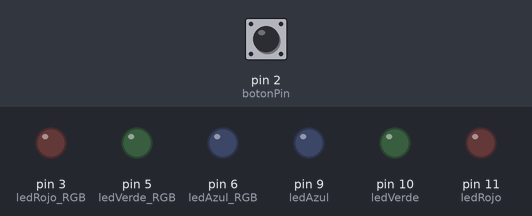
Bench run of a sketch on a simulated Arduino Uno, built with avr-gcc and run on an emulated ATmega328P. Shown: output pins drawn as LEDs (lit = HIGH). Dashed ring = blinking. The inputs (shaded band) are chosen by the test bench; at power-on: pin 2 (botonPin) HIGH.

Above: at 1.2 s.
1.3 s: pin 2 (botonPin) pulled LOW for 1 s
At 3.0 s:
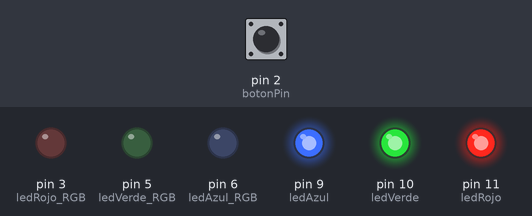
4.3 s: pin 2 (botonPin) pulled LOW for 0.15 s
At 4.7 s:
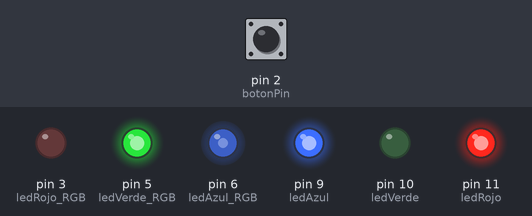
5.9 s: pin 2 (botonPin) pulled LOW for 3.2 s
At 9.4 s:
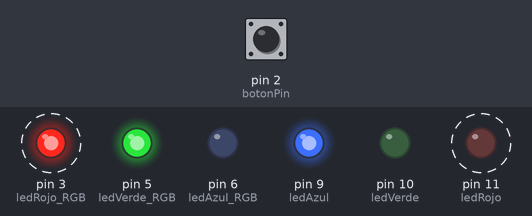
Timing chart, 0 to 10.9 s (numbered marks = the images above; inputs shaded):
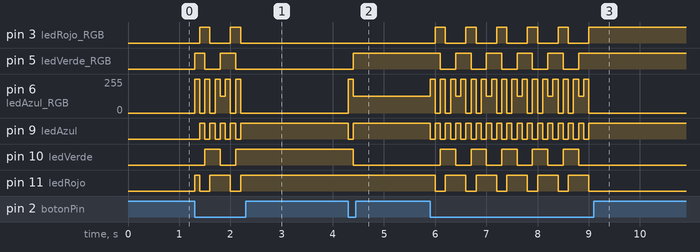

Measured:
- after the input at 1.3 s, pin 3 (ledRojo_RGB): alternates HIGH for 0.20 s and LOW for 0.40 s, 4 changes in all, then stays LOW, starting after 0.10 s; pin 5 (ledVerde_RGB): LOW → HIGH at once, → LOW 0.20 s later, → HIGH 0.30 s later, → LOW 0.30 s later
- after the input at 4.3 s, pin 5 (ledVerde_RGB): LOW → HIGH after 0.10 s; pin 6 (ledAzul_RGB): 0/255 → 255/255 at once, → 127/255 0.10 s later; pin 9 (ledAzul): HIGH → LOW at once, → HIGH 0.10 s later; pin 10 (ledVerde): HIGH → LOW after 0.10 s
- after the input at 5.9 s, pin 3 (ledRojo_RGB): alternates HIGH for 0.20 s and LOW for 0.40 s, 11 changes in all, then stays HIGH, starting after 0.10 s; pin 5 (ledVerde_RGB): alternates HIGH for 0.30 s and LOW for 0.30 s, 10 changes in all, then stays HIGH, starting after 0.20 s

The sketch:

control_de_flujo_9_funciones.ino
```cpp
/*                                     +  -                                         +  -
                                       *  *    *  *  *  *  *       *  *  *  *  *    *  *
                                       *  *    *  *  *  *  *       *  *  +-----+    *  *
                                       *  * +----[PWR]-------------------| USB |--+ *  *
                                       *  * |                            +-----+  | *  *
                                       *  * |         GND/RST2  [ ][ ]            | *  *
                                       *  * |       MOSI2/SCK2  [ ][ ]  A5/SCL[ ] | *  *
                                       *  * |          5V/MISO2 [ ][ ]  A4/SDA[ ] | *  *
                                       *  * |                             AREF[ ] | *  *
                                       *  * |                              GND[ ] | *  *
                                       *  * | [ ]N/C                    SCK/13[ ] | *  *
                                       *  * | [ ]IOREF                 MISO/12[0] |-----------------------\
                                       *  * | [ ]RST                   MOSI/11[0]~|----------------------\|
                                       *  * | [ ]3V3    +---+               10[0]~|---------------------\||
                                       0------[0]5v    -| A |-               9[0]~| -------------\      |||
                                       *  * | [ ]GND   -| R |-               8[ ] | *  *          |     |||
                                       *  0---[0]GND   -| D |-                    | *  *          |     |||
                                       *  * | [ ]Vin   -| U |-               7[ ] | *  *          |     |||
                                       *  * |          -| I |-               6[0]~|--------------------\|||
                                       *  * | [ ]A0    -| N |-               5[0]~|-------------------\||||
                                       *  * | [ ]A1    -| O |-               4[ ] | *  *          |   |||||
                                       *  * | [ ]A2     +---+           INT1/3[0]~| -----------------\|||||
                                       *  * | [ ]A3                     INT0/2[ ] | *  *          |  ||||||
                                       *  * | [ ]A4/SDA   RST SCK MISO    TX>1[ ] | *  *          |  ||||||
                                       *  * | [ ]A5/SCL   [ ] [ ] [ ]     RX<0[ ] | *  *          |  ||||||
                                       *  * |             [ ] [ ] [ ]             | *  *          |  ||||||
                                       *  * |  UNO_R3     GND MOSI 5V ____________/ *  *          |  ||||||
                                       *  * \________________________/              *  *          |  ||||||
                                                                                                  |  ||||||
                                       *  *    *  *  *  *  *       *  *  *  *  *    *  *   Boton  |  ||||||
                                         10 kOhm             Boton                                |  |||||| pin 9
                                       *  0-ww-0  *  *  0  0--[#]--0  *  *  *  0----0  *          |  ||||||
                                                         \---------------------------------------/   ||||||
                                       *  *    *  *  *  *  *       *  *  *  *  *    *  *             ||||||
                                       *  *    *  *  *  *  *       *  *  *  *  *    *  *             ||||||
                                       *  *    *  *  *  *  *       *  *  *  *  *    *  *             ||||||
                                       *  *    *  *  *  *  *       *  *  *  *  /-------------------/ |||||| pin 6 LED Azul  RGB
                                       *  *    *  *  *  *  *     /-0  *  *  *  0    *  *              |||||
                                          220 Ohm          Led  / RGB           /--------------------/ |||| pin 5 LED Verde RGB
                                       *  0-ww-0  *  *  *  0--|>|--0  *  *  *  0    *  *               ||||
                                       *  *    *  *  *  *  *    \  *  *  *  *   /---------------------/ ||| pin 3 LED Rojo RGB
                                       *  *    *  *  *  *  *     \-0  *  *  *  0    *  *                |||
                                       *  *    *  *  *  *  *       *  *  *  *  *    *  *                |||
                                       *  *    *  *  *  *  *       *  *  *  *  *    *  *                |||
                                       *  *    *  *  *  *  *       *  *  *  *  *    *  *                |||
                                          220 Ohm            Led 1              /----------------------/ || pin 12 LED Rojo
                                       *  0-ww-0  *  *  *  0--|>|--0  *  *  *  0    *  *                 ||
                                       *  *    *  *  *  *  *       *  *  *  *  *    *  *                 ||
                                       *  *    *  *  *  *  *       *  *  *  *  *    *  *                 ||
                                          220 Ohm            Led 2              /-----------------------/ | pin 11 LED Verde
                                       *  0-ww-0  *  *  *  0--|>|--0  *  *  *  0    *  *                  |
                                       *  *    *  *  *  *  *       *  *  *  *  *    *  *                  |
                                       *  *    *  *  *  *  *       *  *  *  *  *    *  *                  |
                                          220 Ohm            Led 3              /------------------------/  pin 10 LED Azul
                                       *  0-ww-0  *  *  *  0--|>|--0  *  *  *  0    *  *
                                       *  *    *  *  *  *  *       *  *  *  *  *    *  *
                                       *  *    *  *  *  *  *       *  *  *  *  *    *  *
                                       *  *    *  *  *  *  *       *  *  *  *  *    *  *
                                       *  0    *  *  *  *  *       *  *  *  *  *    *  0
                         pin GND---------/ \------------------------------------------/ - GND
                                       *  *    *  *  *  *  *       *  *  *  *  *    *  *
                                       0  *    *  *  *  *  *       *  *  *  *  *    0  *
                         pin 5v-------/ \------------------------------------------/+ 5v
*/
//————————————————–
//Declara puertos de entradas y salidas y variables
//————————————————–
int ledRojo_RGB = 3; 	//Declara Pin LED Rojo
int ledVerde_RGB= 5; 	//Declara Pin LED Verde
int ledAzul_RGB= 6; 	//Declara Pin LED Azul
int ledRojo = 11; 		//Declara Pin LED Rojo
int ledVerde= 10; 		//Declara Pin LED Verde
int ledAzul= 9;  		  //Declara Pin LED Azul
int botonPin = 2;  		//Declara Pin Boton
int contador = 0;

//————————————
//Funcion principal
//————————————
void setup() //                  Se ejecuta cada vez que el Arduino se inicia
{
pinMode(ledRojo_RGB,OUTPUT);  	//El RGB Rojo como una salida
pinMode(ledVerde_RGB,OUTPUT); 	//El RGB Verde como una salida
pinMode(ledAzul_RGB,OUTPUT);	  //El RGB Azul como una salida
pinMode(ledRojo,OUTPUT);  		  //El LED Rojo como una salida
pinMode(ledVerde,OUTPUT);  		  //El LED Verde como una salida
pinMode(ledAzul,OUTPUT);    		//El LED Azul como una salida
pinMode(botonPin, INPUT); 	  	//El botos de cambio de color_RGB
}
//————————————
//Funcion ciclicla
//————————————
void loop() //                  Esta funcion se mantiene ejecutando
{           //                   cuando este energizado el Arduino
  if (digitalRead(botonPin) == LOW)
  {

//                  Llamado a la función color_RGB que recibe
//                  1er posicion: Intensidad Rojo
//                  2da posición: Intensidad Verde
//                  3ra posición: Intensidad Azul
    if (contador == 0)
      {
      color_RGB(255,0,0);     			//Rojo
      contador = 1;
      }
    else if (contador == 1)
      {
      color_RGB(0,255,0);     			//Verde
      contador = 2;
      }
    else if (contador == 2)
      {
      color_RGB(0,0,255);     			//Azul
      contador = 3;
      }
    else if (contador == 3)
      {
      color_RGB(255,255,255); 			//Blanco
      contador = 4;
      }
    else if (contador == 4)
      {
      color_RGB(255,0,255);   			//Magenta
      contador = 5;
      }
    else if (contador == 5)
      {
      color_RGB(255,128,0);  			//Naranaja
      contador = 0;
      }
  delay(100);
  }
}
//————————————
//Funcion color_RGB
//————————————
void color_RGB(int Rojo, int Azul,int Verde)
  {
    analogWrite(ledRojo_RGB, 255-Rojo);		//Escritura de PWM del color_RGB Rojo
    analogWrite(ledVerde_RGB, 255-Verde);	//Escritura de PWM del color_RGB Verde
    analogWrite(ledAzul_RGB, 255-Azul); 	//Escritura de PWM del color_RGB Azul
    digitalWrite(ledRojo, Rojo);			//Escritura de PWM del color Rojo
    digitalWrite(ledVerde, Verde);		  	//Escritura de PWM del color verde
    digitalWrite(ledAzul, Azul);			//Escritura de PWM del color Azul
  }
```
